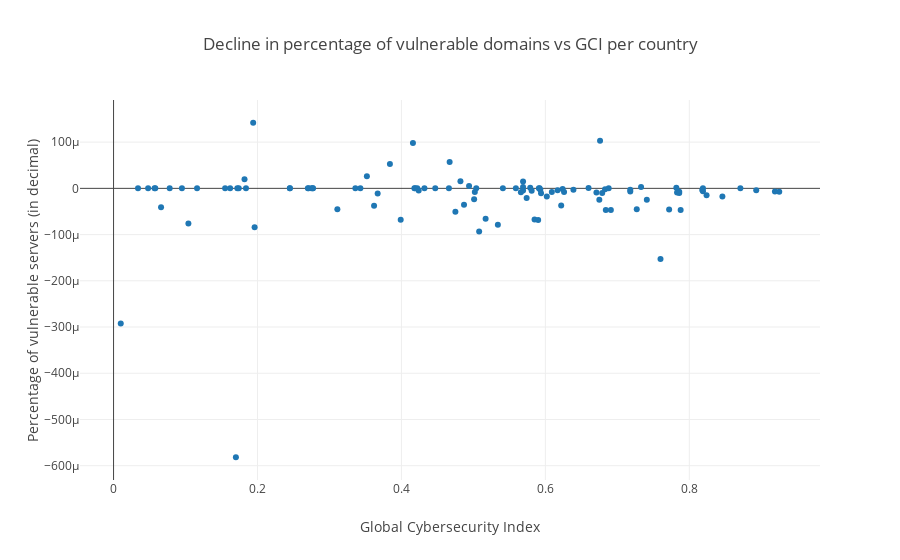

Notebook code for this chart:
### Code cell
# Create a trace
trace = [go.Scatter(
    x = diff_data['gci_index'].astype(float),
    y = diff_data['diff_percentage'],
    mode = 'markers'
)]

layout = go.Layout(title="Decline in percentage of vulnerable domains vs GCI per country",
                   xaxis=dict(title='Global Cybersecurity Index'),
                yaxis=dict(title='Percentage of vulnerable servers (in decimal)'))

fig = go.Figure(data=trace, layout=layout)


iplot(fig, filename='basic-scatter')
